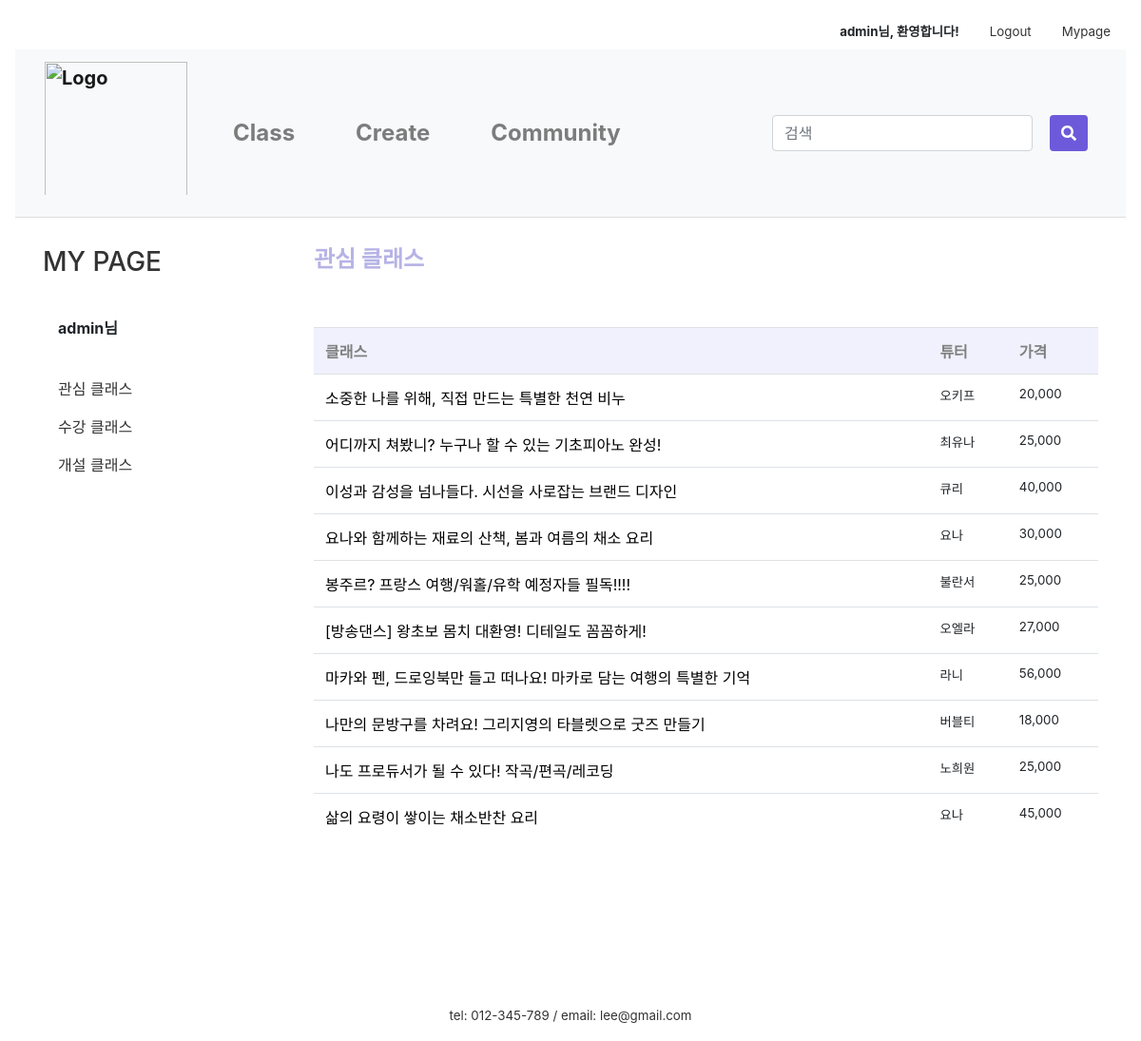
Page /mypage/mylike/ (signed in) on the committed database.
### firstApp/models.py (models this page shows, shortened)
class Class(models.Model):
    author = models.ForeignKey(settings.AUTH_USER_MODEL, on_delete=models.CASCADE, default=1)
    title = models.CharField(max_length=50)
    tutor = models.CharField(max_length=10)
    tutor_photo = ProcessedImageField(upload_to="tutor", processors=[ResizeToFill(300,300)], default='')
    tutor_insta = models.CharField(null=True, blank=True, max_length=50, default='')
    tutor_blog = models.CharField(null=True, blank=True, max_length=50, default='')
    tutor_youtube = models.CharField(null=True, blank=True, max_length=50, default='')
    category = models.ForeignKey('firstApp.Category', on_delete=models.CASCADE, default=1, related_name='category')
    area = models.ForeignKey('firstApp.Area', on_delete=models.CASCADE, default=1)
    photo = ProcessedImageField(upload_to="class", processors=[ResizeToFill(600,450)], default='')
    body = RichTextUploadingField(default='')
    tutor_body = RichTextUploadingField(default='')
    price = models.CharField(max_length=10)
    time = models.CharField(max_length=5)
    level = models.ForeignKey('firstApp.Level', on_delete=models.CASCADE, default=1, related_name='level')
    mode = models.ForeignKey('firstApp.Mode', on_delete=models.CASCADE, default=1, related_name='mode')
    in_min = models.PositiveIntegerField(null=True, blank=True, default='1')
    in_max = models.PositiveIntegerField(null=True, blank=True, default='1')
    like_user = models.ManyToManyField(settings.AUTH_USER_MODEL, blank=True, related_name='like_class')
    like_count = models.PositiveIntegerField(default=0)
    on_sale = models.BooleanField(null=True, default=False)
    sale_price = models.CharField(null=True, blank=True, max_length=10)
    on_permission = models.BooleanField(null=True, default=False)
    class Meta:
        permissions = [
            ('can_permit', 'Can permit')
        ]

### firstApp/views.py (the view)
# urls.py: path('mypage/mylike/', views.mylike, name='mylike'),
@login_required(login_url='/login/')
def mylike(request):
    classs = Class.objects.filter(on_permission=True, like_user=request.user)
    return render(request, 'firstApp/mylike.html', {'classs':classs})

### firstApp/templates/firstApp/mylike.html (shortened to what this page needs)
{% extends 'firstApp/base.html' %}
{% load static %}
{% load humanize %}
{% block content %}
{% if user.is_active %}
<link rel="stylesheet" href="{% static 'css/community.css' %}">
<link href="{% static 'css/my_page_table.css' %}" rel="stylesheet">
<link href="{% static 'css/apply_detail.css' %}" rel="stylesheet">
    <div class="container">
      <div class="row">
        <div class="col-sm-3">
          <div class="left-sidebar">
            <ul>
              <li>
								<a class= "nounderline" href="{% url 'mypage' %}"><h3>MY PAGE</h3></a>
							</li><br>
							<li data-toggle="tab">
								<a class="nav-link"><strong>{{user.username}}님</strong></a>
									<br>
									<li class="nav-item">
										<a class="nav-link" href="/mypage/mylike">관심 클래스</a>
									</li>
									<li class="nav-item">
									  <a class="nav-link" href="/mypage/myApply">수강 클래스</a>
									</li>
									<li class="nav-item">
									  <a class="nav-link" href="/mypage/myClass">개설 클래스</a>
									</li>
							</li>
						</ul>
          </div>
        </div>
          <div class="col-sm-9">
            <h4 class="my_page_title" style="font-weight:bold; color:#B6B3E5;">관심 클래스</h4><br><br>
            <table class="table">
              <tr>
                <th>클래스</th>
                <th>튜터</th>
                <th>가격</th>
              </tr>
              {% for class in classs %}
              <tr>
                <td>
                  <a class="a_underline" href="{% url 'product' class.id %}">{{ class.title }}</a>
                </td>
                <td class="lighter">{{ class.tutor }}</td>
                <td class="lighter">{{ class.sale_price|intcomma }}</td>
              </tr>
              {% endfor %}
            </table>
          </div>
      </div>
    </div>
{% else %}
<script type="text/javascript">
    alert('잘못된 접근입니다. \n로그인을 해주세요.')
    window.location.href = '/login';
  </script>
{% endif %}
{% endblock content %}

### firstApp/templates/firstApp/base.html (shortened to what this page needs)
{% load static %}
<link rel="stylesheet" href="https://stackpath.bootstrapcdn.com/bootstrap/4.4.1/css/bootstrap.min.css"
>
<link rel="stylesheet" href="{% static 'css/base.css' %}">
<link rel="stylesheet" href="{% static 'css/navbar_custom.css' %}">
<div class="nav inner">
  <div class="container-fluid" style="width:1500px; padding: 0px;">
    <nav class="nav nav-masthead justify-content-end">
      {% if user.is_active %}
      <a class="nav-link"><strong>{{user.username}}님, 환영합니다!</strong></a>
      <a class="nav-link" href="/logout">Logout</a>
      <a class="nav-link" href="/mypage">Mypage</a>
      {% else %}
      <a class="nav-link" href="/login">Login</a>
      <a class="nav-link" href="/signup">Join</a>
      {% endif %}
    </nav>
  </div>
</div>
<nav class="navbar navbar-expand-lg navbar-light bg-light navbar-custom">
  <div class="container-fluid" style="width:1500px;">
    <a class="navbar-brand logo" href="/"><img src="{% static 'image\logo_1.png' %}" alt="Logo" style="max-width: 30vw; width:150px; padding-bottom:10px;"></a>
  <div class="collapse navbar-collapse" id="navbarSupportedContent">
    <ul class="navbar-nav mr-auto">
      <li class="nav-item nav-item-custom">
        <a class="nav-link" href="/class_search">Class</a>
      </li>
      <li class="nav-item nav-item-custom">
        <a class="nav-link" href="/intro_createclass">Create</a>
      </li>
      <li class="nav-item nav-item-custom">
        <a class="nav-link" href="/community">Community</a>
      </li>
    </ul>
  <div class="nav-item nav-item-custom">
    <div class="row">
      <form class="form-inline my-2 my-lg-0" action="{% url 'searchResult' %}" method="get">
      <div class="col-xs-8" style="max-width:50vw;">
        <input class="form-control mr-sm-2" type="search" placeholder="검색" aria-label="Search" name="qq" value="{{ qq }}">
      </div>
       <div class="col-xs-2" style="margin-left:10px;">
          <button class="btn btn-primary my-2 my-sm-0" type="submit" style="height:38px">
        <i class="fas fa-search"></i>
            </button>
       </div>
      </form>
    </div>
      </div>
  </div>
  </div>
</nav>
<main role="main">
  {% block content %}
  {% endblock content%}
</main>
<footer class="mastfoot mt-auto text-center">
  <div class="inner" style="margin-top:10rem;">
    <p style="margin:0">tel: 012-345-789 /
      email: lee@gmail.com</p>
  </div>
</footer>

### firstApp/static/css/base.css (style rules this page uses)
img { max-width:100%; }
.mastfoot { color: #333; }
.inner { font-size:10pt; }
.btn-primary, .btn-primary:active, .btn-primary:visited { background-color:#6C5ADA !important; border:none !important; color:white !important; }
.nounderline { text-decoration: none !important; }
.a_underline { color:black; }

### firstApp/static/css/navbar_custom.css (style rules this page uses)
a { color:#333; }
.navbar { margin-bottom:30px; border-bottom: 0.1px solid rgb(219, 222, 224); }
.navbar-custom { font-size: x-large; font-weight: bold; background-color: #fff; }
.nav-item-custom { padding-left: 1.5rem; padding-right: 1.5rem; }

### firstApp/static/css/community.css (style rules this page uses)
ul { list-style:none; padding-left:0 }
th { color:gray; background-color:#f0f1fc; }
.lighter { font-size:10pt; }

### rows in the picture
Class: title "소중한 나를 위해, 직접 만드는 특별한 천연 비누", tutor "오키프", sale_price "20,000"
Class: title "어디까지 쳐봤니? 누구나 할 수 있는 기초피아노 완성!", tutor "최유나", sale_price "25,000"
Class: title "이성과 감성을 넘나들다. 시선을 사로잡는 브랜드 디자인", tutor "큐리", sale_price "40,000"
Class: title "요나와 함께하는 재료의 산책, 봄과 여름의 채소 요리", tutor "요나", sale_price "30,000"
Class: title "봉주르? 프랑스 여행/워홀/유학 예정자들 필독!!!!", tutor "불란서", sale_price "25,000"
Class: title "[방송댄스] 왕초보 몸치 대환영! 디테일도 꼼꼼하게!", tutor "오엘라", sale_price "27,000"
Class: title "마카와 펜, 드로잉북만 들고 떠나요! 마카로 담는 여행의 특별한 기억", tutor "라니", sale_price "56,000"
Class: title "나만의 문방구를 차려요! 그리지영의 타블렛으로 굿즈 만들기", tutor "버블티", sale_price "18,000"
Class: title "나도 프로듀서가 될 수 있다! 작곡/편곡/레코딩", tutor "노희원", sale_price "25,000"
Class: title "삶의 요령이 쌓이는 채소반찬 요리", tutor "요나", sale_price "45,000"

### other values in the picture
{{ user.username }} "admin"
